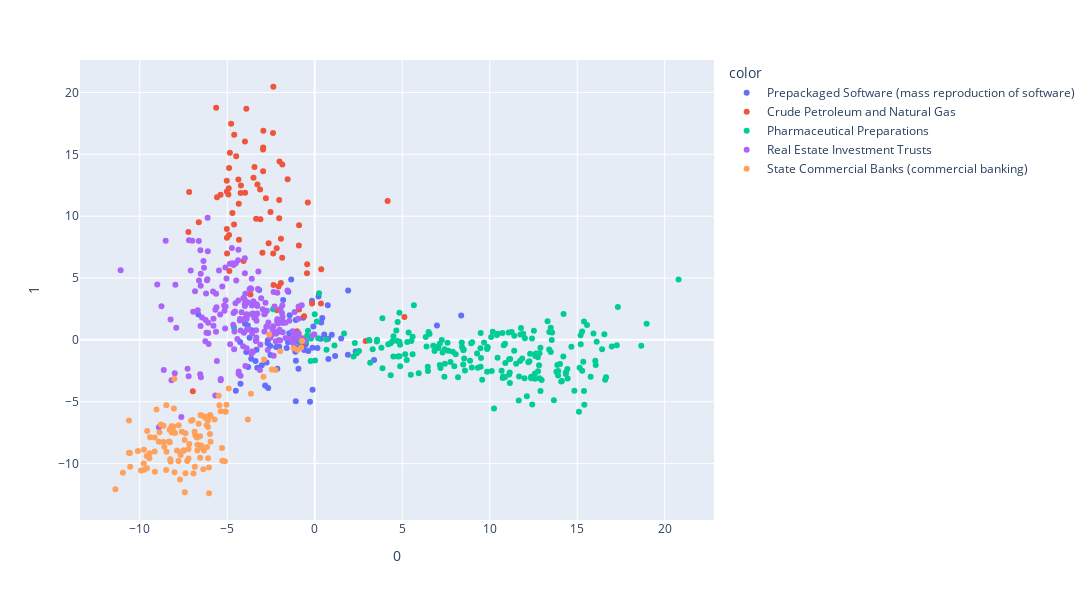

The notebook cell this image was saved under:
### Markdown cell above
## Plotting the results

Here are the results of the doc2vec semantic company embedding after dimensionality reduction using PCA.

### Code cell
plot_pca = std_func.pca_visualize_2d(doc_vec_2, df.loc[:,["name","SIC_desc"]])

### Figure 1 — Plotly figure (JSON) as saved in the notebook; plotly's stock layout.template omitted (floating-point values rounded to 4 significant figures; data arrays with more than 128 entries replaced by an {"elided": "..."} marker saying what was removed)
{"data": [{"customdata": {"elided": "80x2 str values"}, "hovertemplate": "color=Prepackaged Software (mass reproduction of software)<br>0=%{x}<br>1=%{y}<br>name=%{customdata[0]}<br>industry=%{customdata[1]}<extra></extra>", "legendgroup": "Prepackaged Software (mass reproduction of software)", "marker": {"color": "#636efa", "symbol": "circle"}, "mode": "markers", "name": "Prepackaged Software (mass reproduction of software)", "orientation": "v", "showlegend": true, "type": "scatter", "x": [-1.455, -2.003, -2.134, -0.9274, 0.7808, -1.084, -0.8995, -0.8382, -2.528, -1.078, -2.186, 0.3415, -3.597, -2.03, -0.7098, -0.5378, -3.175, -0.9628, -1.105, -2.136, -0.3667, -1.318, 6.985, 8.371, -2.677, -2.691, -3.719, -4.261, -2.206, -0.5021, -1.43, 0.4321, -3.984, -1.804, -0.658, 0.9735, -0.2693, 0.3725, -3.628, -3.382, -2.752, -0.6978, -1.825, -2.833, 0.5454, 2.339, 3.392, 0.156, -1.343, -0.9216, -4.24, 1.165, -4.508, 0.7679, 1.897, -2.038, 1.909, -2.543, -3.026, -3.806, -1.084, -3.91, -1.603, -0.1549, 0.7465, -0.5613, -0.8453, -2.658, -3.326, 0.2153, -1.508, -1.525, -6.65, -0.1236, -0.6023, -0.1231, -0.07752, -3.822, -3.281, 1.51], "xaxis": "x", "y": [0.5247, 0.6836, 1.492, -2.342, -1.546, 1.61, -0.1044, -0.06892, -1.218, -1.682, 0.5838, 0.09692, 0.7832, -0.5555, -0.07884, -0.4172, 4.029, -0.1132, -0.9605, -2.33, -0.9094, 0.01671, 1.165, 1.975, -0.03411, -0.2743, 0.1682, -0.17, -0.5813, -0.3218, 1.98, 1.771, 1.301, 3.227, 1.786, 0.4091, -5.006, 1.4, -1.536, -1.701, -1.827, 0.006477, 1.46, -3.685, 0.4259, -0.9461, -1.621, -0.6582, 4.879, 0.4905, -3.544, -1.309, -4.114, 0.09354, -1.213, -0.02451, 4.0, -0.5017, -2.047, -2.187, -4.959, -0.9772, -0.6687, 3.154, 2.793, -0.1264, -0.5241, -3.886, -0.8016, 3.512, 3.886, -0.1865, 2.042, -4.035, -0.814, -0.6387, 1.084, 1.155, -2.256, 0.09953], "yaxis": "y"}, {"customdata": {"elided": "80x2 str values"}, "hovertemplate": "color=Crude Petroleum and Natural Gas<br>0=%{x}<br>1=%{y}<br>name=%{customdata[0]}<br>industry=%{customdata[1]}<extra></extra>", "legendgroup": "Crude Petroleum and Natural Gas", "marker": {"color": "#EF553B", "symbol": "circle"}, "mode": "markers", "name": "Crude Petroleum and Natural Gas", "orientation": "v", "showlegend": true, "type": "scatter", "x": [-4.339, -4.879, 5.125, -6.965, -4.066, -0.6036, -0.6361, 2.91, -2.347, -5.021, -1.016, -5.016, -2.16, -4.363, -3.976, 0.358, -5.024, -3.907, -4.777, -1.547, -4.913, -2.949, -0.7171, -2.372, 4.167, -3.122, -4.847, -2.936, -3.347, -2.172, -2.383, -4.934, -2.031, -2.945, -1.93, -7.218, 0.3724, -5.027, -4.6, -4.231, -3.101, -4.611, -0.4412, -0.4303, -2.988, -4.894, -2.528, -3.275, -2.014, -1.859, -2.953, -0.3952, -2.065, -5.381, -0.8947, -7.173, -2.363, -6.625, -4.215, -2.356, -5.631, -5.584, -2.031, -0.6673, -3.5, -0.1504, -0.9043, -3.987, -3.442, -1.933, -2.634, -2.792, -1.85, -4.895, -0.8925, -4.703, -4.326, -3.673, -4.487, -5.01], "xaxis": "x", "y": [11.01, 5.563, 1.846, -4.158, 6.384, 1.917, -0.2038, -0.09811, 0.5331, 12.0, 0.6888, 8.257, 2.387, 12.96, 11.9, 2.942, 8.956, 18.69, 17.47, 12.98, 12.25, 13.63, 0.1278, 6.983, 11.23, 12.16, 15.12, 16.9, 9.783, 7.403, 16.72, 11.75, 11.31, 15.55, 8.169, 8.712, 5.703, 12.87, 16.59, 11.86, 9.748, 9.326, 5.388, 6.117, 7.036, 13.89, 10.33, 12.55, 14.41, 6.644, 15.39, 11.11, 4.304, 11.73, 2.464, 11.94, 20.46, 9.501, 12.49, 4.441, 18.76, 11.53, 9.832, -0.01507, 13.11, 2.938, 7.631, 16.04, 13.98, 4.606, 7.809, 11.45, 14.18, 8.481, 9.274, 10.25, 8.085, 3.661, 14.84, 6.981], "yaxis": "y"}, {"customdata": {"elided": "208x2 str values"}, "hovertemplate": "color=Pharmaceutical Preparations<br>0=%{x}<br>1=%{y}<br>name=%{customdata[0]}<br>industry=%{customdata[1]}<extra></extra>", "legendgroup": "Pharmaceutical Preparations", "marker": {"color": "#00cc96", "symbol": "circle"}, "mode": "markers", "name": "Pharmaceutical Preparations", "orientation": "v", "showlegend": true, "type": "scatter", "x": {"elided": "208 float values"}, "xaxis": "x", "y": {"elided": "208 float values"}, "yaxis": "y"}, {"customdata": {"elided": "191x2 str values"}, "hovertemplate": "color=Real Estate Investment Trusts<br>0=%{x}<br>1=%{y}<br>name=%{customdata[0]}<br>industry=%{customdata[1]}<extra></extra>", "legendgroup": "Real Estate Investment Trusts", "marker": {"color": "#ab63fa", "symbol": "circle"}, "mode": "markers", "name": "Real Estate Investment Trusts", "orientation": "v", "showlegend": true, "type": "scatter", "x": {"elided": "191 float values"}, "xaxis": "x", "y": {"elided": "191 float values"}, "yaxis": "y"}, {"customdata": {"elided": "116x2 str values"}, "hovertemplate": "color=State Commercial Banks (commercial banking)<br>0=%{x}<br>1=%{y}<br>name=%{customdata[0]}<br>industry=%{customdata[1]}<extra></extra>", "legendgroup": "State Commercial Banks (commercial banking)", "marker": {"color": "#FFA15A", "symbol": "circle"}, "mode": "markers", "name": "State Commercial Banks (commercial banking)", "orientation": "v", "showlegend": true, "type": "scatter", "x": [-9.922, -9.573, -9.77, -6.925, -10.11, -8.261, -7.699, -2.244, -8.789, -5.376, -5.103, -2.597, -8.467, -7.289, -9.436, -8.075, -9.042, -8.018, -9.134, -7.386, -6.234, -6.392, -6.863, -8.288, -10.62, -9.144, -6.524, -7.5, -8.329, -7.678, -2.93, -6.748, -8.12, -8.048, -4.911, -8.639, -10.56, -7.587, -8.014, -3.821, -11.39, -1.97, -9.409, -8.646, -7.776, -2.894, -6.984, -5.488, -6.164, -5.044, -6.33, -6.04, -6.368, -5.299, -5.952, -6.723, -7.662, -9.604, -5.952, -6.629, -7.062, -5.722, -7.483, -9.146, -6.822, -7.783, -10.61, -5.09, -7.207, -8.482, -6.094, -6.851, -6.496, -5.135, -7.421, -7.387, -5.281, -6.175, -9.751, -0.7245, -6.152, -8.233, -8.906, -10.96, -6.551, -6.703, -7.209, -8.28, -1.201, -7.982, -2.446, -10.54, -8.596, -6.101, -8.486, -7.868, -8.17, -5.977, -8.871, -7.432, -6.707, -9.753, -5.987, -6.226, -5.447, -6.1, -0.9811, -8.183, -9.443, -0.7759, -6.046, -7.164, -6.487, -6.545, -3.645, -9.587], "xaxis": "x", "y": [-10.57, -7.365, -10.0, -10.81, -8.976, -9.657, -11.28, -2.43, -6.852, -5.782, -5.788, 0.4404, -9.046, -9.79, -9.162, -7.015, -5.628, -3.154, -10.66, -7.555, -6.279, -6.161, -7.42, -7.261, -9.127, -7.904, -6.065, -8.965, -8.228, -9.096, -2.986, -7.858, -7.235, -5.554, -3.929, -6.936, -9.141, -7.429, -10.69, -6.441, -12.08, -0.9289, -7.875, -8.268, -6.902, -1.595, -6.488, -4.516, -6.207, -5.241, -8.936, -12.4, -10.46, -8.749, -8.231, -7.892, -9.312, -9.385, -6.173, -6.778, -6.545, -6.445, -8.916, -9.03, -7.718, -9.794, -6.514, -5.812, -9.599, -5.286, -9.582, -10.26, -8.68, -9.813, -12.31, -10.78, -9.765, -6.913, -10.5, -0.09983, -8.657, -9.835, -8.23, -10.74, -7.792, -8.484, -8.825, -8.285, -0.681, -7.526, -2.405, -10.25, -8.643, -6.528, -10.53, -8.943, -7.49, -6.07, -7.468, -8.087, -8.949, -8.881, -7.605, -6.34, -5.283, -7.037, -0.8246, -6.978, -9.577, -0.6208, -10.32, -8.417, -8.537, -9.528, -4.363, -10.39], "yaxis": "y"}], "layout": {"height": 600, "legend": {"title": {"text": "color"}, "tracegroupgap": 0}, "margin": {"t": 60}, "width": 1200, "xaxis": {"anchor": "y", "autorange": true, "domain": [0, 1], "range": [-13.38, 22.79], "title": {"text": "0"}, "type": "linear"}, "yaxis": {"anchor": "x", "autorange": true, "domain": [0, 1], "range": [-14.56, 22.63], "title": {"text": "1"}, "type": "linear"}}}
